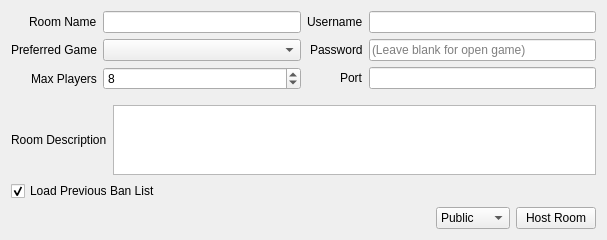
<?xml version="1.0" encoding="UTF-8"?>
<ui version="4.0">
 <class>HostRoom</class>
 <widget class="QWidget" name="HostRoom">
  <property name="geometry">
   <rect>
    <x>0</x>
    <y>0</y>
    <width>607</width>
    <height>211</height>
   </rect>
  </property>
  <property name="windowTitle">
   <string>Create Room</string>
  </property>
  <layout class="QVBoxLayout" name="verticalLayout_3">
   <item>
    <widget class="QWidget" name="settings" native="true">
     <layout class="QHBoxLayout">
      <property name="leftMargin">
       <number>0</number>
      </property>
      <property name="topMargin">
       <number>0</number>
      </property>
      <property name="rightMargin">
       <number>0</number>
      </property>
      <item>
       <layout class="QFormLayout" name="formLayout_2">
        <property name="labelAlignment">
         <set>Qt::AlignRight|Qt::AlignTrailing|Qt::AlignVCenter</set>
        </property>
        <item row="0" column="0">
         <widget class="QLabel" name="label">
          <property name="text">
           <string>Room Name</string>
          </property>
         </widget>
        </item>
        <item row="0" column="1">
         <widget class="QLineEdit" name="room_name">
          <property name="maxLength">
           <number>50</number>
          </property>
         </widget>
        </item>
        <item row="1" column="0">
         <widget class="QLabel" name="label_3">
          <property name="text">
           <string>Preferred Game</string>
          </property>
         </widget>
        </item>
        <item row="1" column="1">
         <widget class="QComboBox" name="game_list"/>
        </item>
        <item row="2" column="0">
         <widget class="QLabel" name="label_2">
          <property name="text">
           <string>Max Players</string>
          </property>
         </widget>
        </item>
        <item row="2" column="1">
         <widget class="QSpinBox" name="max_player">
          <property name="minimum">
           <number>2</number>
          </property>
          <property name="maximum">
           <number>16</number>
          </property>
          <property name="value">
           <number>8</number>
          </property>
         </widget>
        </item>
       </layout>
      </item>
      <item>
       <layout class="QFormLayout" name="formLayout">
        <property name="labelAlignment">
         <set>Qt::AlignRight|Qt::AlignTrailing|Qt::AlignVCenter</set>
        </property>
        <item row="0" column="1">
         <widget class="QLineEdit" name="username"/>
        </item>
        <item row="0" column="0">
         <widget class="QLabel" name="label_6">
          <property name="text">
           <string>Username</string>
          </property>
         </widget>
        </item>
        <item row="1" column="1">
         <widget class="QLineEdit" name="password">
          <property name="echoMode">
           <enum>QLineEdit::PasswordEchoOnEdit</enum>
          </property>
          <property name="placeholderText">
           <string>(Leave blank for open game)</string>
          </property>
         </widget>
        </item>
        <item row="2" column="1">
         <widget class="QLineEdit" name="port">
          <property name="inputMethodHints">
           <set>Qt::ImhDigitsOnly</set>
          </property>
          <property name="maxLength">
           <number>5</number>
          </property>
         </widget>
        </item>
        <item row="1" column="0">
         <widget class="QLabel" name="label_5">
          <property name="text">
           <string>Password</string>
          </property>
         </widget>
        </item>
        <item row="2" column="0">
         <widget class="QLabel" name="label_4">
          <property name="text">
           <string>Port</string>
          </property>
         </widget>
        </item>
       </layout>
      </item>
     </layout>
    </widget>
   </item>
   <item>
    <layout class="QHBoxLayout" name="horizontalLayout_3">
     <item>
      <widget class="QLabel" name="label_7">
       <property name="text">
        <string>Room Description</string>
       </property>
      </widget>
     </item>
     <item>
      <widget class="QTextEdit" name="room_description"/>
     </item>
    </layout>
   </item>
   <item>
    <layout class="QHBoxLayout">
     <item>
      <widget class="QCheckBox" name="load_ban_list">
       <property name="text">
        <string>Load Previous Ban List</string>
       </property>
       <property name="checked">
        <bool>true</bool>
       </property>
      </widget>
     </item>
    </layout>
   </item>
   <item>
    <layout class="QHBoxLayout" name="horizontalLayout">
     <property name="rightMargin">
      <number>0</number>
     </property>
     <item>
      <spacer name="horizontalSpacer">
       <property name="orientation">
        <enum>Qt::Horizontal</enum>
       </property>
       <property name="sizeHint" stdset="0">
        <size>
         <width>40</width>
         <height>20</height>
        </size>
       </property>
      </spacer>
     </item>
     <item>
      <widget class="QComboBox" name="host_type">
       <item>
        <property name="text">
         <string>Public</string>
        </property>
       </item>
       <item>
        <property name="text">
         <string>Unlisted</string>
        </property>
       </item>
      </widget>
     </item>
     <item>
      <widget class="QPushButton" name="host">
       <property name="text">
        <string>Host Room</string>
       </property>
      </widget>
     </item>
    </layout>
   </item>
  </layout>
 </widget>
 <resources/>
 <connections/>
</ui>
